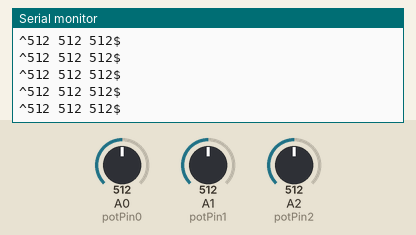
The sketch below on a simulated Arduino Uno, built with avr-gcc and run on an emulated ATmega328P. Shown: the last lines printed to the serial monitor. The test bench sets the inputs (shaded band); at power-on: A0 (potPin0) = 512, A1 (potPin1) = 512, A2 (potPin2) = 512.

Above: at 1.2 s.
1.3 s: A0 (potPin0) set to 111
At 2.1 s:
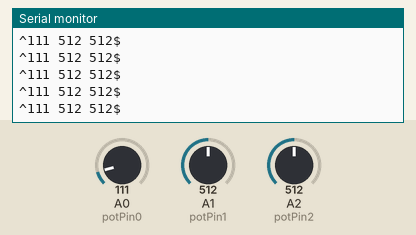
4.3 s: A0 (potPin0) set to 95
At 5.0 s:
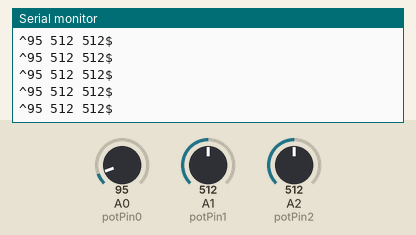
Timing chart, 0 to 7.3 s (numbered marks = the images above; inputs shaded):
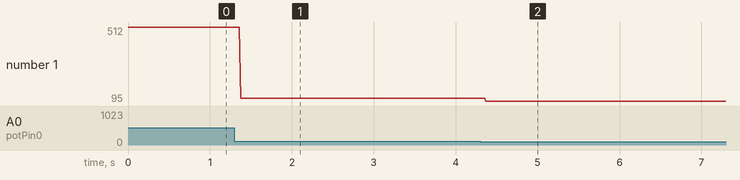

Measured:
- after the input at 1.3 s, the serial monitor: prints a new line after 0.07 s (image 1)
- after the input at 4.3 s, the serial monitor: prints a new line after 0.07 s (image 2)
- plotted number 1: 512 → 111 after the input at 1.3 s, 111 → 95 after the input at 4.3 s

The sketch:

arduino.ino
```cpp
// Constants
const int potPin0 = A0;
const int potPin1 = A1;
const int potPin2 = A2;

// Variables
int value1;
int value2;
int value3;

void setup(){
  pinMode(potPin0, INPUT);
  pinMode(potPin1, INPUT);
  pinMode(potPin2, INPUT);

  Serial.begin(9600);
}

void loop(){

  // Save analog value from potentiometer
  value1 = analogRead(potPin0);
  value2 = analogRead(potPin1);
  value3 = analogRead(potPin2);

  // Send analog value to serial
  Serial.println("^"+ (String)(value1)+" "+ (String)(value2) + " " + (String)(value3) + "$");

  delay(1);

}
```
